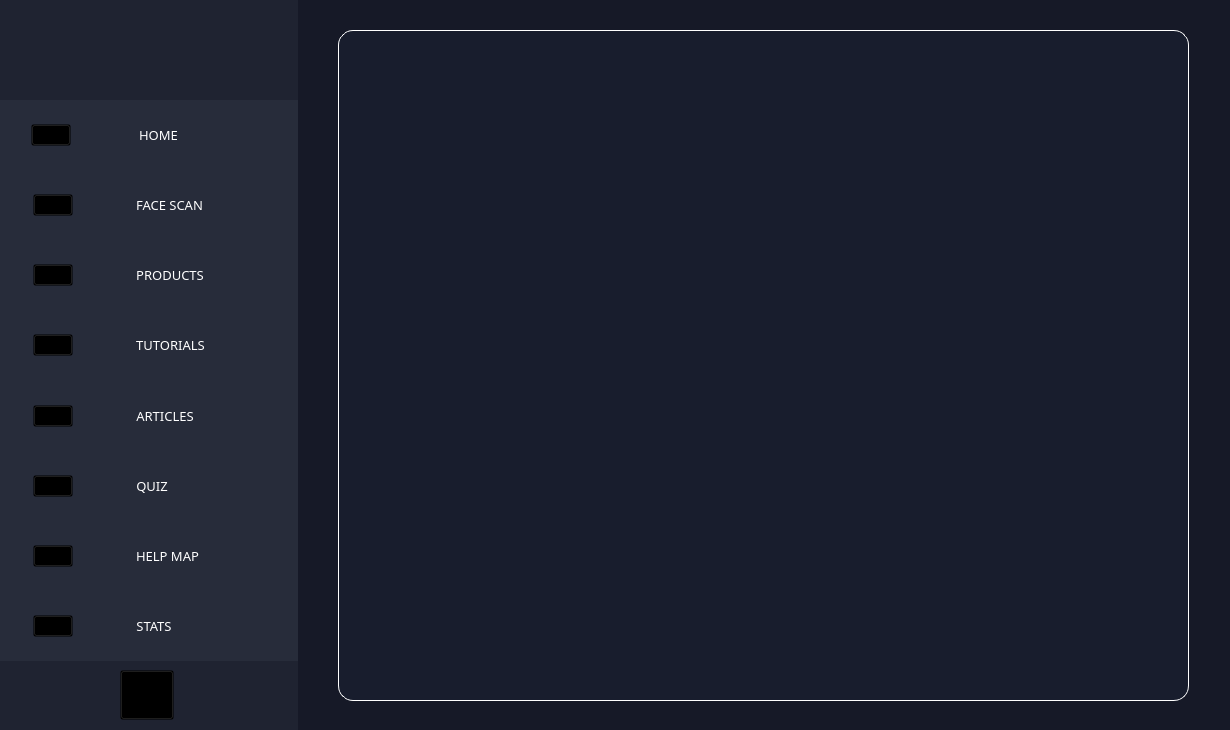
<?xml version="1.0" encoding="UTF-8"?>
<ui version="4.0">
 <class>mainWindow</class>
 <widget class="QMainWindow" name="mainWindow">
  <property name="geometry">
   <rect>
    <x>0</x>
    <y>0</y>
    <width>1230</width>
    <height>730</height>
   </rect>
  </property>
  <property name="sizePolicy">
   <sizepolicy hsizetype="Fixed" vsizetype="Fixed">
    <horstretch>0</horstretch>
    <verstretch>0</verstretch>
   </sizepolicy>
  </property>
  <property name="minimumSize">
   <size>
    <width>1230</width>
    <height>730</height>
   </size>
  </property>
  <property name="maximumSize">
   <size>
    <width>1230</width>
    <height>733</height>
   </size>
  </property>
  <property name="windowTitle">
   <string>Face AI</string>
  </property>
  <property name="autoFillBackground">
   <bool>false</bool>
  </property>
  <property name="tabShape">
   <enum>QTabWidget::Rounded</enum>
  </property>
  <widget class="QWidget" name="centralwidget">
   <property name="enabled">
    <bool>true</bool>
   </property>
   <property name="styleSheet">
    <string notr="true">background-color : rgb(22, 25, 39)
</string>
   </property>
   <widget class="QWidget" name="layoutWidget">
    <property name="geometry">
     <rect>
      <x>0</x>
      <y>0</y>
      <width>1231</width>
      <height>731</height>
     </rect>
    </property>
    <layout class="QHBoxLayout" name="horizontalLayout">
     <property name="spacing">
      <number>0</number>
     </property>
     <property name="leftMargin">
      <number>0</number>
     </property>
     <item>
      <widget class="QFrame" name="Sidebar">
       <property name="sizePolicy">
        <sizepolicy hsizetype="Preferred" vsizetype="Preferred">
         <horstretch>0</horstretch>
         <verstretch>0</verstretch>
        </sizepolicy>
       </property>
       <property name="maximumSize">
        <size>
         <width>298</width>
         <height>16777215</height>
        </size>
       </property>
       <property name="styleSheet">
        <string notr="true">background-color : rgba(101, 108, 131, 30)
</string>
       </property>
       <property name="frameShape">
        <enum>QFrame::Box</enum>
       </property>
       <property name="frameShadow">
        <enum>QFrame::Plain</enum>
       </property>
       <property name="lineWidth">
        <number>-13</number>
       </property>
       <property name="midLineWidth">
        <number>30</number>
       </property>
       <widget class="QWidget" name="verticalLayoutWidget_2">
        <property name="geometry">
         <rect>
          <x>-30</x>
          <y>100</y>
          <width>331</width>
          <height>561</height>
         </rect>
        </property>
        <layout class="QVBoxLayout" name="SidebarButtons">
         <property name="spacing">
          <number>0</number>
         </property>
         <item>
          <layout class="QHBoxLayout" name="HomeButton_35">
           <property name="spacing">
            <number>6</number>
           </property>
           <property name="sizeConstraint">
            <enum>QLayout::SetDefaultConstraint</enum>
           </property>
           <property name="leftMargin">
            <number>0</number>
           </property>
           <property name="topMargin">
            <number>0</number>
           </property>
           <item alignment="Qt::AlignHCenter|Qt::AlignVCenter">
            <widget class="QPushButton" name="HomeButton_36">
             <property name="cursor">
              <cursorShape>PointingHandCursor</cursorShape>
             </property>
             <property name="styleSheet">
              <string notr="true">background-color: rgba(0,0,0,0)</string>
             </property>
             <property name="text">
              <string/>
             </property>
             <property name="icon">
              <iconset resource="D:/Laptop Icons/Assets.qrc">
               <normaloff>:/icons/home.png</normaloff>:/icons/home.png</iconset>
             </property>
             <property name="iconSize">
              <size>
               <width>42</width>
               <height>42</height>
              </size>
             </property>
            </widget>
           </item>
           <item alignment="Qt::AlignLeft|Qt::AlignVCenter">
            <widget class="QLabel" name="HomeLabel_18">
             <property name="font">
              <font>
               <family>Futurist Fixed-width</family>
               <pointsize>10</pointsize>
               <weight>50</weight>
               <bold>false</bold>
               <kerning>true</kerning>
              </font>
             </property>
             <property name="cursor">
              <cursorShape>ArrowCursor</cursorShape>
             </property>
             <property name="styleSheet">
              <string notr="true">background-color: rgba(0,0,0,0);
color: white;
</string>
             </property>
             <property name="text">
              <string>HOME</string>
             </property>
             <property name="scaledContents">
              <bool>false</bool>
             </property>
             <property name="alignment">
              <set>Qt::AlignCenter</set>
             </property>
             <property name="wordWrap">
              <bool>false</bool>
             </property>
             <property name="margin">
              <number>0</number>
             </property>
             <property name="indent">
              <number>0</number>
             </property>
            </widget>
           </item>
          </layout>
         </item>
         <item>
          <layout class="QHBoxLayout" name="FaceAIButton">
           <item alignment="Qt::AlignHCenter|Qt::AlignVCenter">
            <widget class="QPushButton" name="FaceAIButton_2">
             <property name="cursor">
              <cursorShape>PointingHandCursor</cursorShape>
             </property>
             <property name="styleSheet">
              <string notr="true">background-color: rgba(0,0,0,0)</string>
             </property>
             <property name="text">
              <string/>
             </property>
             <property name="icon">
              <iconset resource="D:/Laptop Icons/Assets.qrc">
               <normaloff>:/icons/face.png</normaloff>:/icons/face.png</iconset>
             </property>
             <property name="iconSize">
              <size>
               <width>42</width>
               <height>42</height>
              </size>
             </property>
            </widget>
           </item>
           <item alignment="Qt::AlignLeft|Qt::AlignVCenter">
            <widget class="QLabel" name="FaceAILabel">
             <property name="font">
              <font>
               <family>Futurist Fixed-width</family>
               <pointsize>10</pointsize>
               <weight>50</weight>
               <bold>false</bold>
               <kerning>true</kerning>
              </font>
             </property>
             <property name="cursor">
              <cursorShape>ArrowCursor</cursorShape>
             </property>
             <property name="styleSheet">
              <string notr="true">background-color: rgba(0,0,0,0);
color: white;
</string>
             </property>
             <property name="text">
              <string>FACE SCAN</string>
             </property>
             <property name="scaledContents">
              <bool>false</bool>
             </property>
             <property name="alignment">
              <set>Qt::AlignCenter</set>
             </property>
             <property name="wordWrap">
              <bool>false</bool>
             </property>
             <property name="margin">
              <number>0</number>
             </property>
             <property name="indent">
              <number>0</number>
             </property>
            </widget>
           </item>
          </layout>
         </item>
         <item>
          <layout class="QHBoxLayout" name="ProductsButton">
           <item alignment="Qt::AlignHCenter|Qt::AlignVCenter">
            <widget class="QPushButton" name="ProductButton">
             <property name="cursor">
              <cursorShape>PointingHandCursor</cursorShape>
             </property>
             <property name="styleSheet">
              <string notr="true">background-color: rgba(0,0,0,0)</string>
             </property>
             <property name="text">
              <string/>
             </property>
             <property name="icon">
              <iconset resource="D:/Laptop Icons/Assets.qrc">
               <normaloff>:/icons/spa.png</normaloff>:/icons/spa.png</iconset>
             </property>
             <property name="iconSize">
              <size>
               <width>42</width>
               <height>42</height>
              </size>
             </property>
            </widget>
           </item>
           <item alignment="Qt::AlignLeft|Qt::AlignVCenter">
            <widget class="QLabel" name="ProductLabel">
             <property name="font">
              <font>
               <family>Futurist Fixed-width</family>
               <pointsize>10</pointsize>
               <weight>50</weight>
               <bold>false</bold>
               <kerning>true</kerning>
              </font>
             </property>
             <property name="cursor">
              <cursorShape>ArrowCursor</cursorShape>
             </property>
             <property name="styleSheet">
              <string notr="true">background-color: rgba(0,0,0,0);
color: white;
</string>
             </property>
             <property name="text">
              <string>PRODUCTS</string>
             </property>
             <property name="scaledContents">
              <bool>false</bool>
             </property>
             <property name="alignment">
              <set>Qt::AlignCenter</set>
             </property>
             <property name="wordWrap">
              <bool>false</bool>
             </property>
             <property name="margin">
              <number>0</number>
             </property>
             <property name="indent">
              <number>0</number>
             </property>
            </widget>
           </item>
          </layout>
         </item>
         <item>
          <layout class="QHBoxLayout" name="TutorialsButton">
           <item alignment="Qt::AlignHCenter|Qt::AlignVCenter">
            <widget class="QPushButton" name="TutorialsButton_2">
             <property name="cursor">
              <cursorShape>PointingHandCursor</cursorShape>
             </property>
             <property name="styleSheet">
              <string notr="true">background-color: rgba(0,0,0,0)</string>
             </property>
             <property name="text">
              <string/>
             </property>
             <property name="icon">
              <iconset resource="D:/Laptop Icons/Assets.qrc">
               <normaloff>:/icons/menu.png</normaloff>:/icons/menu.png</iconset>
             </property>
             <property name="iconSize">
              <size>
               <width>42</width>
               <height>42</height>
              </size>
             </property>
            </widget>
           </item>
           <item alignment="Qt::AlignLeft|Qt::AlignVCenter">
            <widget class="QLabel" name="TutorialsLabel">
             <property name="font">
              <font>
               <family>Futurist Fixed-width</family>
               <pointsize>10</pointsize>
               <weight>50</weight>
               <bold>false</bold>
               <kerning>true</kerning>
              </font>
             </property>
             <property name="cursor">
              <cursorShape>ArrowCursor</cursorShape>
             </property>
             <property name="styleSheet">
              <string notr="true">background-color: rgba(0,0,0,0);
color: white;
</string>
             </property>
             <property name="text">
              <string>TUTORIALS</string>
             </property>
             <property name="scaledContents">
              <bool>false</bool>
             </property>
             <property name="alignment">
              <set>Qt::AlignCenter</set>
             </property>
             <property name="wordWrap">
              <bool>false</bool>
             </property>
             <property name="margin">
              <number>0</number>
             </property>
             <property name="indent">
              <number>0</number>
             </property>
            </widget>
           </item>
          </layout>
         </item>
         <item>
          <layout class="QHBoxLayout" name="ArticlesButton">
           <item alignment="Qt::AlignHCenter|Qt::AlignVCenter">
            <widget class="QPushButton" name="ArticlesButton_2">
             <property name="cursor">
              <cursorShape>PointingHandCursor</cursorShape>
             </property>
             <property name="styleSheet">
              <string notr="true">background-color: rgba(0,0,0,0)</string>
             </property>
             <property name="text">
              <string/>
             </property>
             <property name="icon">
              <iconset resource="D:/Laptop Icons/Assets.qrc">
               <normaloff>:/icons/web.png</normaloff>:/icons/web.png</iconset>
             </property>
             <property name="iconSize">
              <size>
               <width>42</width>
               <height>42</height>
              </size>
             </property>
            </widget>
           </item>
           <item alignment="Qt::AlignLeft|Qt::AlignVCenter">
            <widget class="QLabel" name="ArticlesLabel">
             <property name="font">
              <font>
               <family>Futurist Fixed-width</family>
               <pointsize>10</pointsize>
               <weight>50</weight>
               <bold>false</bold>
               <kerning>true</kerning>
              </font>
             </property>
             <property name="cursor">
              <cursorShape>ArrowCursor</cursorShape>
             </property>
             <property name="styleSheet">
              <string notr="true">background-color: rgba(0,0,0,0);
color: white;
</string>
             </property>
             <property name="text">
              <string>ARTICLES</string>
             </property>
             <property name="scaledContents">
              <bool>false</bool>
             </property>
             <property name="alignment">
              <set>Qt::AlignCenter</set>
             </property>
             <property name="wordWrap">
              <bool>false</bool>
             </property>
             <property name="margin">
              <number>0</number>
             </property>
             <property name="indent">
              <number>0</number>
             </property>
            </widget>
           </item>
          </layout>
         </item>
         <item>
          <layout class="QHBoxLayout" name="QuizButton">
           <item alignment="Qt::AlignHCenter|Qt::AlignVCenter">
            <widget class="QPushButton" name="QuizButton_2">
             <property name="cursor">
              <cursorShape>PointingHandCursor</cursorShape>
             </property>
             <property name="styleSheet">
              <string notr="true">background-color: rgba(0,0,0,0)</string>
             </property>
             <property name="text">
              <string/>
             </property>
             <property name="icon">
              <iconset resource="D:/Laptop Icons/Assets.qrc">
               <normaloff>:/icons/edit.png</normaloff>:/icons/edit.png</iconset>
             </property>
             <property name="iconSize">
              <size>
               <width>42</width>
               <height>42</height>
              </size>
             </property>
            </widget>
           </item>
           <item alignment="Qt::AlignLeft|Qt::AlignVCenter">
            <widget class="QLabel" name="QuizLabel">
             <property name="font">
              <font>
               <family>Futurist Fixed-width</family>
               <pointsize>10</pointsize>
               <weight>50</weight>
               <bold>false</bold>
               <kerning>true</kerning>
              </font>
             </property>
             <property name="cursor">
              <cursorShape>ArrowCursor</cursorShape>
             </property>
             <property name="styleSheet">
              <string notr="true">background-color: rgba(0,0,0,0);
color: white;
</string>
             </property>
             <property name="text">
              <string>QUIZ</string>
             </property>
             <property name="scaledContents">
              <bool>false</bool>
             </property>
             <property name="alignment">
              <set>Qt::AlignCenter</set>
             </property>
             <property name="wordWrap">
              <bool>false</bool>
             </property>
             <property name="margin">
              <number>0</number>
             </property>
             <property name="indent">
              <number>0</number>
             </property>
            </widget>
           </item>
          </layout>
         </item>
         <item>
          <layout class="QHBoxLayout" name="MapButton">
           <item alignment="Qt::AlignHCenter|Qt::AlignVCenter">
            <widget class="QPushButton" name="MapButton_2">
             <property name="cursor">
              <cursorShape>PointingHandCursor</cursorShape>
             </property>
             <property name="styleSheet">
              <string notr="true">background-color: rgba(0,0,0,0)</string>
             </property>
             <property name="text">
              <string/>
             </property>
             <property name="icon">
              <iconset resource="D:/Laptop Icons/Assets.qrc">
               <normaloff>:/icons/map.png</normaloff>:/icons/map.png</iconset>
             </property>
             <property name="iconSize">
              <size>
               <width>42</width>
               <height>42</height>
              </size>
             </property>
            </widget>
           </item>
           <item alignment="Qt::AlignLeft|Qt::AlignVCenter">
            <widget class="QLabel" name="MapLabel">
             <property name="font">
              <font>
               <family>Futurist Fixed-width</family>
               <pointsize>10</pointsize>
               <weight>50</weight>
               <bold>false</bold>
               <kerning>true</kerning>
              </font>
             </property>
             <property name="cursor">
              <cursorShape>ArrowCursor</cursorShape>
             </property>
             <property name="styleSheet">
              <string notr="true">background-color: rgba(0,0,0,0);
color: white;
</string>
             </property>
             <property name="text">
              <string>HELP MAP</string>
             </property>
             <property name="scaledContents">
              <bool>false</bool>
             </property>
             <property name="alignment">
              <set>Qt::AlignCenter</set>
             </property>
             <property name="wordWrap">
              <bool>false</bool>
             </property>
             <property name="margin">
              <number>0</number>
             </property>
             <property name="indent">
              <number>0</number>
             </property>
            </widget>
           </item>
          </layout>
         </item>
         <item>
          <layout class="QHBoxLayout" name="StatsButton">
           <item alignment="Qt::AlignHCenter|Qt::AlignVCenter">
            <widget class="QPushButton" name="StatsButton_2">
             <property name="cursor">
              <cursorShape>PointingHandCursor</cursorShape>
             </property>
             <property name="styleSheet">
              <string notr="true">background-color: rgba(0,0,0,0)</string>
             </property>
             <property name="text">
              <string/>
             </property>
             <property name="icon">
              <iconset resource="D:/Laptop Icons/Assets.qrc">
               <normaloff>:/icons/stats.png</normaloff>:/icons/stats.png</iconset>
             </property>
             <property name="iconSize">
              <size>
               <width>42</width>
               <height>42</height>
              </size>
             </property>
            </widget>
           </item>
           <item alignment="Qt::AlignLeft|Qt::AlignVCenter">
            <widget class="QLabel" name="StatsLabel">
             <property name="font">
              <font>
               <family>Futurist Fixed-width</family>
               <pointsize>10</pointsize>
               <weight>50</weight>
               <bold>false</bold>
               <kerning>true</kerning>
              </font>
             </property>
             <property name="cursor">
              <cursorShape>ArrowCursor</cursorShape>
             </property>
             <property name="styleSheet">
              <string notr="true">background-color: rgba(0,0,0,0);
color: white;
</string>
             </property>
             <property name="text">
              <string>STATS</string>
             </property>
             <property name="scaledContents">
              <bool>false</bool>
             </property>
             <property name="alignment">
              <set>Qt::AlignCenter</set>
             </property>
             <property name="wordWrap">
              <bool>false</bool>
             </property>
             <property name="margin">
              <number>0</number>
             </property>
             <property name="indent">
              <number>0</number>
             </property>
            </widget>
           </item>
          </layout>
         </item>
        </layout>
       </widget>
       <widget class="QLabel" name="SidebarIcon">
        <property name="geometry">
         <rect>
          <x>37</x>
          <y>24</y>
          <width>221</width>
          <height>48</height>
         </rect>
        </property>
        <property name="sizePolicy">
         <sizepolicy hsizetype="Preferred" vsizetype="Preferred">
          <horstretch>0</horstretch>
          <verstretch>0</verstretch>
         </sizepolicy>
        </property>
        <property name="maximumSize">
         <size>
          <width>400</width>
          <height>88</height>
         </size>
        </property>
        <property name="autoFillBackground">
         <bool>false</bool>
        </property>
        <property name="styleSheet">
         <string notr="true">background-color: rgba(0,0,0,0)</string>
        </property>
        <property name="frameShadow">
         <enum>QFrame::Plain</enum>
        </property>
        <property name="lineWidth">
         <number>0</number>
        </property>
        <property name="text">
         <string/>
        </property>
        <property name="pixmap">
         <pixmap>:/images/logo.png</pixmap>
        </property>
        <property name="scaledContents">
         <bool>true</bool>
        </property>
        <property name="alignment">
         <set>Qt::AlignBottom|Qt::AlignLeading|Qt::AlignLeft</set>
        </property>
        <property name="wordWrap">
         <bool>false</bool>
        </property>
        <property name="margin">
         <number>0</number>
        </property>
        <property name="indent">
         <number>0</number>
        </property>
       </widget>
       <widget class="QPushButton" name="BackButton">
        <property name="geometry">
         <rect>
          <x>120</x>
          <y>670</y>
          <width>54</width>
          <height>50</height>
         </rect>
        </property>
        <property name="cursor">
         <cursorShape>PointingHandCursor</cursorShape>
        </property>
        <property name="styleSheet">
         <string notr="true">background-color: rgba(0,0,0,0)</string>
        </property>
        <property name="text">
         <string/>
        </property>
        <property name="icon">
         <iconset resource="D:/Laptop Icons/Assets.qrc">
          <normaloff>:/icons/exit.png</normaloff>:/icons/exit.png</iconset>
        </property>
        <property name="iconSize">
         <size>
          <width>42</width>
          <height>42</height>
         </size>
        </property>
       </widget>
      </widget>
     </item>
     <item>
      <widget class="QFrame" name="TutorialPage">
       <property name="enabled">
        <bool>true</bool>
       </property>
       <property name="styleSheet">
        <string notr="true"/>
       </property>
       <property name="frameShape">
        <enum>QFrame::NoFrame</enum>
       </property>
       <property name="frameShadow">
        <enum>QFrame::Raised</enum>
       </property>
       <property name="lineWidth">
        <number>0</number>
       </property>
       <widget class="QFrame" name="TutorialPageFrame">
        <property name="enabled">
         <bool>true</bool>
        </property>
        <property name="geometry">
         <rect>
          <x>40</x>
          <y>30</y>
          <width>851</width>
          <height>671</height>
         </rect>
        </property>
        <property name="sizePolicy">
         <sizepolicy hsizetype="Fixed" vsizetype="Fixed">
          <horstretch>0</horstretch>
          <verstretch>0</verstretch>
         </sizepolicy>
        </property>
        <property name="minimumSize">
         <size>
          <width>200</width>
          <height>350</height>
         </size>
        </property>
        <property name="styleSheet">
         <string notr="true">border-radius: 15px;
border: 1px solid white;
background-color: rgb(24, 29, 45);
</string>
        </property>
        <property name="frameShape">
         <enum>QFrame::NoFrame</enum>
        </property>
        <property name="frameShadow">
         <enum>QFrame::Raised</enum>
        </property>
        <property name="lineWidth">
         <number>0</number>
        </property>
        <property name="midLineWidth">
         <number>0</number>
        </property>
        <widget class="QFrame" name="TutorialPageLayout">
         <property name="geometry">
          <rect>
           <x>11</x>
           <y>16</y>
           <width>831</width>
           <height>646</height>
          </rect>
         </property>
         <property name="styleSheet">
          <string notr="true">border: none;
border-radius: 0;</string>
         </property>
         <layout class="QVBoxLayout" name="ProductDescLayout">
          <property name="spacing">
           <number>14</number>
          </property>
          <property name="sizeConstraint">
           <enum>QLayout::SetDefaultConstraint</enum>
          </property>
          <property name="leftMargin">
           <number>12</number>
          </property>
          <property name="topMargin">
           <number>0</number>
          </property>
          <property name="rightMargin">
           <number>12</number>
          </property>
          <property name="bottomMargin">
           <number>9</number>
          </property>
          <item>
           <widget class="QFrame" name="TutorialVideoFrame">
            <property name="minimumSize">
             <size>
              <width>0</width>
              <height>550</height>
             </size>
            </property>
            <property name="maximumSize">
             <size>
              <width>16777215</width>
              <height>550</height>
             </size>
            </property>
           </widget>
          </item>
          <item>
           <layout class="QHBoxLayout" name="TutorialActionsLayout">
            <property name="spacing">
             <number>9</number>
            </property>
            <property name="topMargin">
             <number>17</number>
            </property>
            <item alignment="Qt::AlignHCenter">
             <widget class="QPushButton" name="TutorialBackButton">
              <property name="cursor">
               <cursorShape>PointingHandCursor</cursorShape>
              </property>
              <property name="styleSheet">
               <string notr="true">background-color: rgba(0,0,0,0);
border: none;
border-radius: 0;</string>
              </property>
              <property name="text">
               <string/>
              </property>
              <property name="icon">
               <iconset resource="D:/Laptop Icons/Assets.qrc">
                <normaloff>:/icons/exit.png</normaloff>:/icons/exit.png</iconset>
              </property>
              <property name="iconSize">
               <size>
                <width>42</width>
                <height>42</height>
               </size>
              </property>
             </widget>
            </item>
            <item alignment="Qt::AlignHCenter">
             <widget class="QPushButton" name="TutorialLinkButton">
              <property name="cursor">
               <cursorShape>PointingHandCursor</cursorShape>
              </property>
              <property name="styleSheet">
               <string notr="true">background-color: rgba(0,0,0,0);
border: none;
border-radius: 0;</string>
              </property>
              <property name="text">
               <string/>
              </property>
              <property name="icon">
               <iconset resource="D:/Laptop Icons/Assets.qrc">
                <normaloff>:/icons/exit.png</normaloff>:/icons/exit.png</iconset>
              </property>
              <property name="iconSize">
               <size>
                <width>42</width>
                <height>42</height>
               </size>
              </property>
             </widget>
            </item>
            <item alignment="Qt::AlignHCenter">
             <widget class="QPushButton" name="TutorialFavButton">
              <property name="enabled">
               <bool>true</bool>
              </property>
              <property name="cursor">
               <cursorShape>PointingHandCursor</cursorShape>
              </property>
              <property name="styleSheet">
               <string notr="true">background-color: rgba(0,0,0,0);
border: none;
border-radius: 0;</string>
              </property>
              <property name="text">
               <string/>
              </property>
              <property name="icon">
               <iconset resource="D:/Laptop Icons/Assets.qrc">
                <normaloff>:/icons/exit.png</normaloff>:/icons/exit.png</iconset>
              </property>
              <property name="iconSize">
               <size>
                <width>42</width>
                <height>42</height>
               </size>
              </property>
             </widget>
            </item>
           </layout>
          </item>
         </layout>
        </widget>
       </widget>
      </widget>
     </item>
    </layout>
   </widget>
  </widget>
 </widget>
 <resources>
  <include location="Laptop Icons/Assets.qrc"/>
  <include location="D:/Laptop Icons/Assets.qrc"/>
 </resources>
 <connections/>
</ui>
